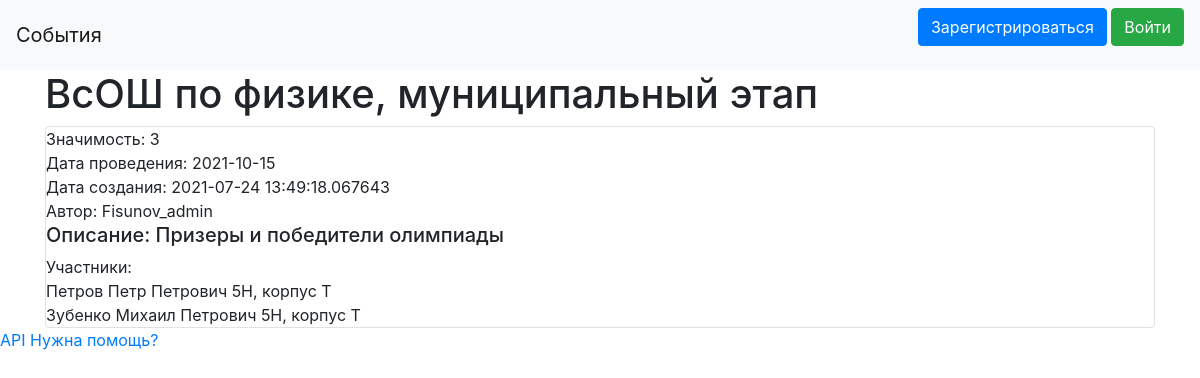
The page /event/9 on the database as committed earlier.
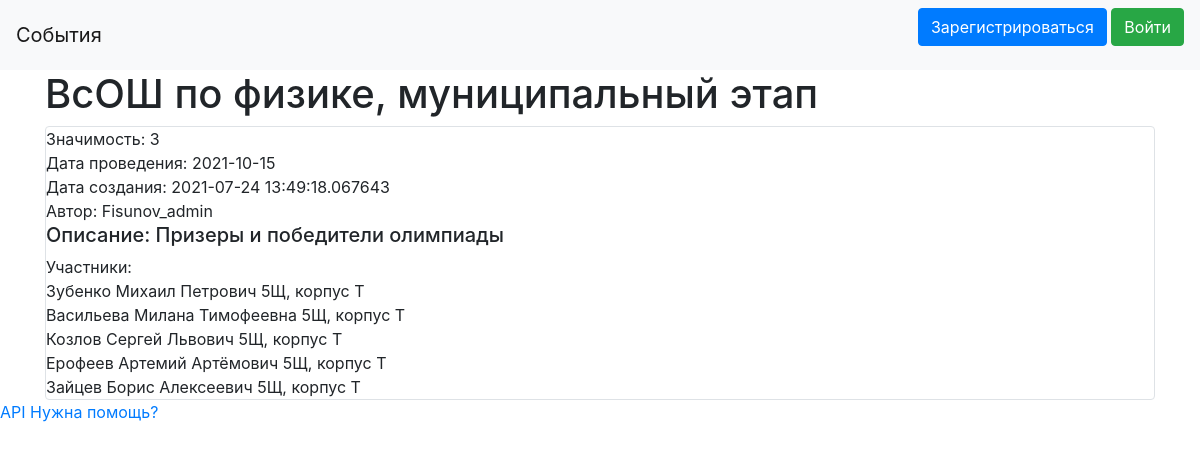
The same page on the database as committed later.
### data/events.py (models this page shows, shortened)
class Events(SqlAlchemyBase, SerializerMixin):
    __tablename__ = 'events'
    id = sqlalchemy.Column(sqlalchemy.Integer, primary_key=True, autoincrement=True)
    event_name = sqlalchemy.Column(sqlalchemy.String)
    event_date = sqlalchemy.Column(sqlalchemy.Date, default="2020-10-10")
    event_add_date = sqlalchemy.Column(sqlalchemy.DateTime, default=datetime.datetime.now)
    author_id = sqlalchemy.Column(sqlalchemy.Integer, sqlalchemy.ForeignKey("users.id"))
    author = orm.relationship('User', foreign_keys="Events.author_id", backref="events")
    value = sqlalchemy.Column(sqlalchemy.Integer, default=1)
    ids = sqlalchemy.Column(sqlalchemy.String, default="[]")
    annotation = sqlalchemy.Column(sqlalchemy.String)

### data/users.py (models this page shows, shortened)
class User(SqlAlchemyBase, UserMixin):
    __tablename__ = 'users'
    id = sqlalchemy.Column(sqlalchemy.Integer, primary_key=True, autoincrement=True)
    name = sqlalchemy.Column(sqlalchemy.String, nullable=True)
    about = sqlalchemy.Column(sqlalchemy.String, nullable=True)
    email = sqlalchemy.Column(sqlalchemy.String, index=True, unique=True, nullable=True)
    role = sqlalchemy.Column(sqlalchemy.Integer)
    hashed_password = sqlalchemy.Column(sqlalchemy.String, nullable=True)
    cart = sqlalchemy.Column(sqlalchemy.String, default="{}")
    balance = sqlalchemy.Column(sqlalchemy.Integer, default=0)
    created_date = sqlalchemy.Column(sqlalchemy.DateTime, default=datetime.datetime.now)

### data/students.py (models this page shows, shortened)
class Students(SqlAlchemyBase, UserMixin):
    __tablename__ = 'students'
    id = sqlalchemy.Column(sqlalchemy.Integer, primary_key=True, autoincrement=True)
    name = sqlalchemy.Column(sqlalchemy.String, nullable=True)
    class_num = sqlalchemy.Column(sqlalchemy.Integer, nullable=True, default=5)
    campus = sqlalchemy.Column(sqlalchemy.CHAR, nullable=True, default='Т')
    class_letter = sqlalchemy.Column(sqlalchemy.CHAR, nullable=True)
    exp_amount = sqlalchemy.Column(sqlalchemy.Integer)
    rating_points = sqlalchemy.Column(sqlalchemy.Integer)
    rating_place = sqlalchemy.Column(sqlalchemy.Integer)
    role = sqlalchemy.Column(sqlalchemy.String)
    skin_id = sqlalchemy.Column(sqlalchemy.Integer)
    available_skins = sqlalchemy.Column(sqlalchemy.String)
    hashed_password = sqlalchemy.Column(sqlalchemy.String, nullable=True)
    last_visit = sqlalchemy.Column(sqlalchemy.DateTime)
    def __repr__(self):
        return f'{self.name}  {self.class_num}{self.class_letter}, корпус {self.campus}'

### main.py (the view)
@app.route('/event/<int:id>', methods=['GET', 'POST'])
def product_page(id):
    db_sess = db_session.create_session()
    event = db_sess.query(Events).filter((Events.id == id)).first()
    students = []
    for i in eval(event.ids):
        student = db_sess.query(Students).filter((Students.id == i)).first()
        students.append(student)
    return render_template("event.html", item=event, title="Просмотр карточки события", students=students)

### data/db_session.py (called while the page is built)
def create_session() -> Session:
    global __factory
    return __factory()

### templates/event.html
{% extends "base.html" %}
{% block content %}
<h1>{{item.event_name}}</h1>
<div class="col-md6 border rounded">
    <div>Значимость: {{item.value}}</div>
    <div>Дата проведения: {{ item.event_date }}</div>
    <div>Дата создания: {{ item.event_add_date }}</div>
    <div>Автор: {{ item.author.name }}</div>
    <div><h5>Описание: {{ item.annotation }}</h5></div>
    <div>Участники:</div>
    {% for student in students %}
        <div>{{student}}</div>
    {% endfor %}
</div>
{% endblock %}

### templates/base.html (shortened to what this page needs)
<!doctype html>
<html lang="en">
<head>
    <link rel="stylesheet" href="https://stackpath.bootstrapcdn.com/bootstrap/4.4.1/css/bootstrap.min.css">
</head>
  <body>
    <header>
        <nav class="navbar navbar-light bg-light">
        <a class="navbar-brand" href="/main">События</a>
        {% if current_user.is_authenticated %}
            <a class="navbar-brand" href="/logout">{{ current_user.name }} выход</a>
        {% else %}
            <p>
                <a class="btn btn-primary " href="/register">Зарегистрироваться</a>
                <a class="btn btn-success" href="/login">Войти</a>
            </p>
        {% endif %}
    </nav>
    </header>
    <main role="main" class="container">
        {% block content %}{% endblock %}
    </main>
    <a href="/api">API</a>
    <a href="/support">Нужна помощь?</a>
  </body>
</html>

Rows that differ between the two databases and show on the page:
no longer on this page (row edited): Students: name+class_num+class_letter "Петров Петр Петрович 5Н, корпус Т"
changed Students: name+class_num+class_letter "Зубенко Михаил Петрович 5Н, корпус Т" → "Зубенко Михаил Петрович 5Щ, корпус Т"
added Students: name+class_num+class_letter "Васильева Милана Тимофеевна 5Щ, корпус Т"
added Students: name+class_num+class_letter "Козлов Сергей Львович 5Щ, корпус Т"
added Students: name+class_num+class_letter "Ерофеев Артемий Артёмович 5Щ, корпус Т"
added Students: name+class_num+class_letter "Зайцев Борис Алексеевич 5Щ, корпус Т"
